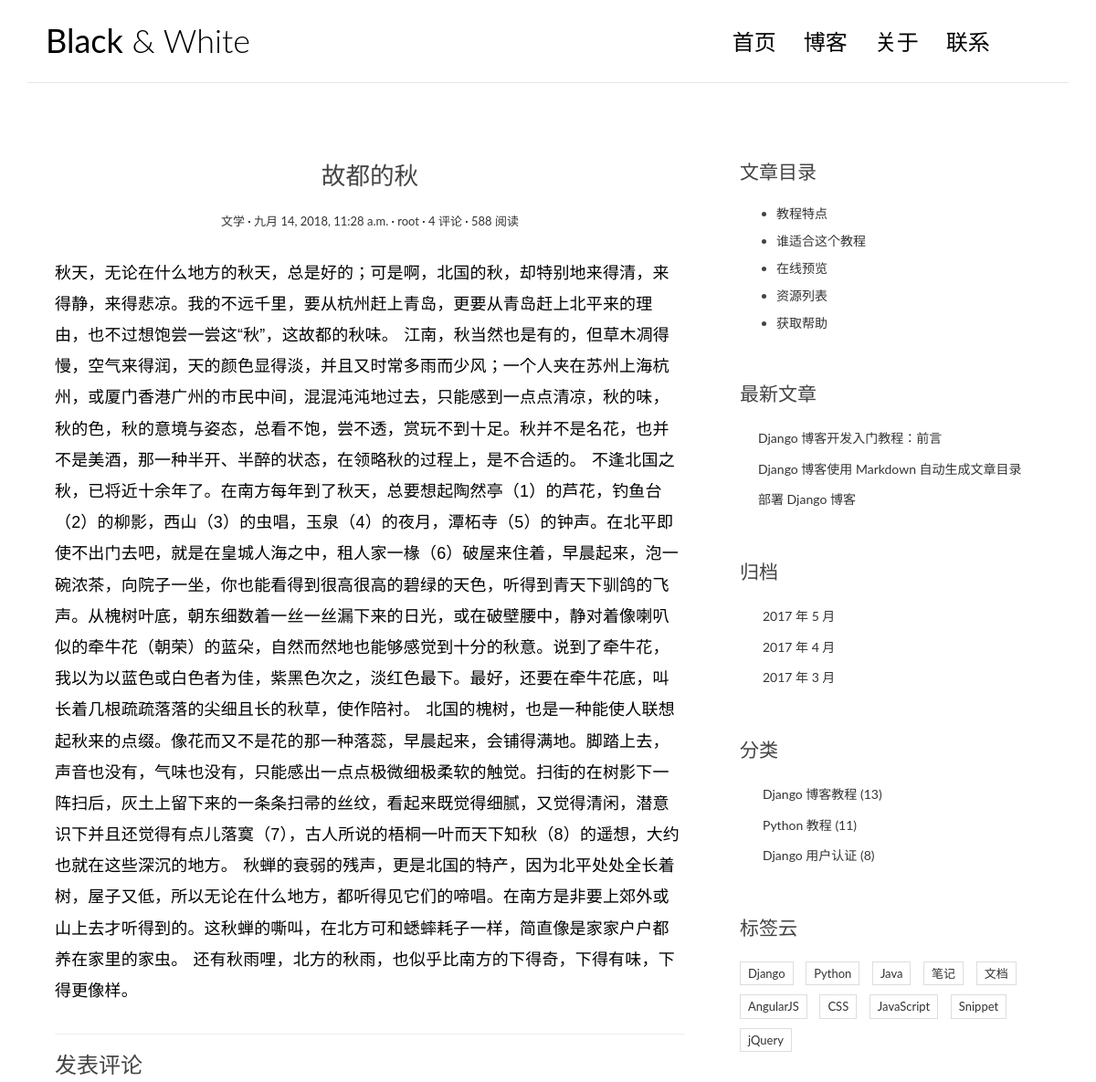
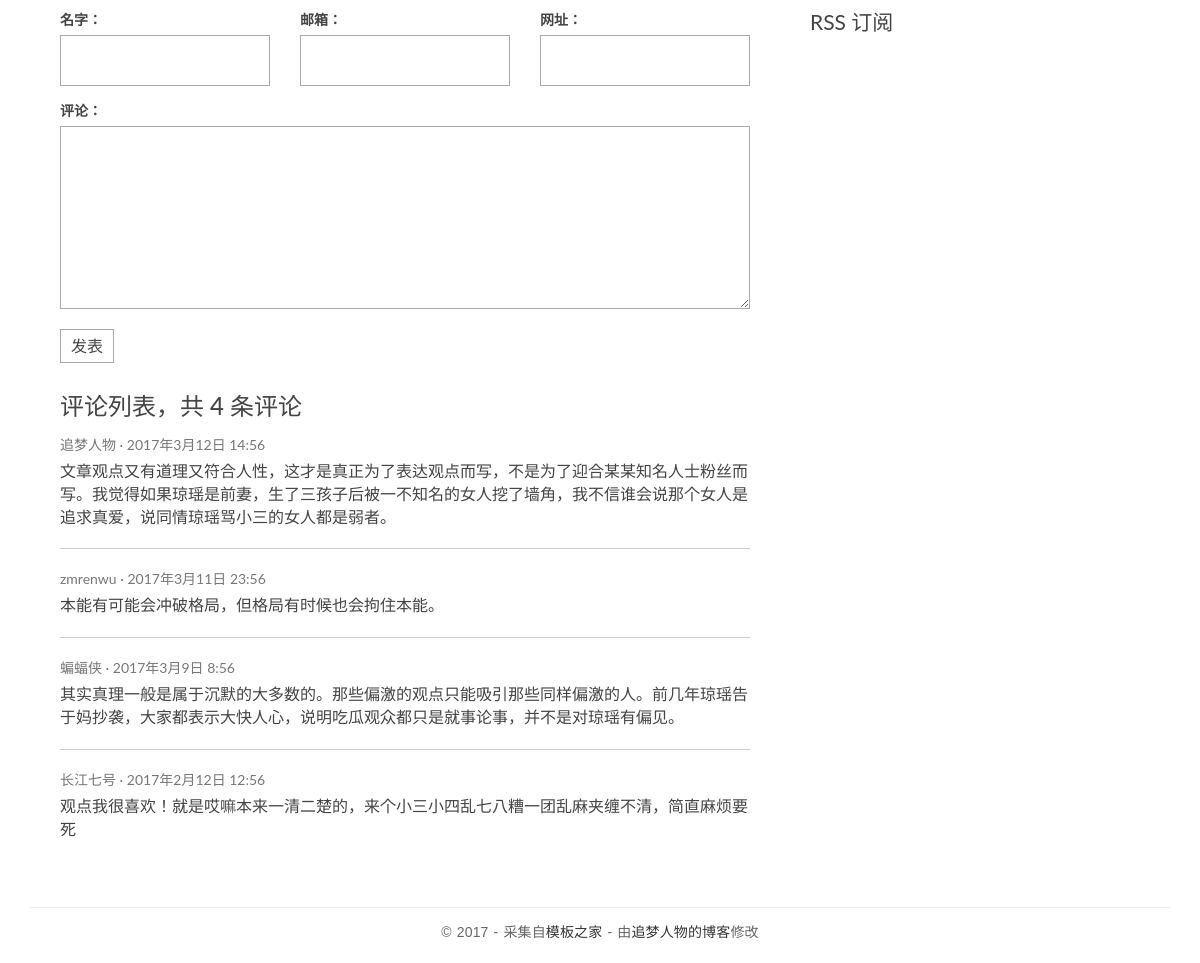
The app's page /post/2/ with its own data (2 pictures, top to bottom).
### blog/models.py (models this page shows, shortened)
@python_2_unicode_compatible
class Post(models.Model):
    title = models.CharField(max_length=70)
    body = models.TextField()
    created_time = models.DateTimeField()
    modified_time = models.DateTimeField()
    excerpt = models.CharField(max_length=200, blank=True)
    category = models.ForeignKey(Category, on_delete=models.CASCADE)
    tags = models.ManyToManyField(Tag, blank=True)
    author = models.ForeignKey(User, on_delete=models.CASCADE)

@python_2_unicode_compatible
class Category(models.Model):
    name = models.CharField(max_length=100)

### blog/views.py (the view)
# urls.py: url(r'^post/(?P<pk>[0-9]+)/$', views.detail, name='detail'),
def detail(request, pk):
    post = get_object_or_404(Post, pk=pk)
    post.body = markdown.markdown(post.body,
                                  extensions=[
                                      'markdown.extensions.extra',
                                      'markdown.extensions.codehilite',
                                      'markdown.extensions.toc',
                                  ])
    return render(request, 'blog/detail.html', context={'post': post})

### blog/templates/blog/detail.html
{% extends 'base.html' %}
{% block main %}
    <article class="post post-{{ post.pk }}">
        <header class="entry-header">
            <h1 class="entry-title">{{ post.title }}</h1>
            <div class="entry-meta">
                <span class="post-category"><a href="#">{{ post.category.name }}</a></span>
                <span class="post-date"><a href="#"><time class="entry-date"
                                                          datetime="{{ post.created_time }}">{{ post.created_time }}</time></a></span>
                <span class="post-author"><a href="#">{{ post.author }}</a></span>
                <span class="comments-link"><a href="#">4 评论</a></span>
                <span class="views-count"><a href="#">588 阅读</a></span>
            </div>
        </header>
        <div class="entry-content clearfix">
            {{ post.body|safe }}
        </div>
    </article>
    <section class="comment-area" id="comment-area">
        <hr>
        <h3>发表评论</h3>
        <form action="#" method="post" class="comment-form">
            <div class="row">
                <div class="col-md-4">
                    <label for="id_name">名字：</label>
                    <input type="text" id="id_name" name="name" required>
                </div>
                <div class="col-md-4">
                    <label for="id_email">邮箱：</label>
                    <input type="email" id="id_email" name="email" required>
                </div>
                <div class="col-md-4">
                    <label for="id_url">网址：</label>
                    <input type="text" id="id_url" name="url">
                </div>
                <div class="col-md-12">
                    <label for="id_comment">评论：</label>
                    <textarea name="comment" id="id_comment" required></textarea>
                    <button type="submit" class="comment-btn">发表</button>
                </div>
            </div>
        </form>
        <div class="comment-list-panel">
            <h3>评论列表，共 <span>4</span> 条评论</h3>
            <ul class="comment-list list-unstyled">
                <li class="comment-item">
                    <span class="nickname">追梦人物</span>
                    <time class="submit-date" datetime="2012-11-09T23:15:57+00:00">2017年3月12日 14:56</time>
                    <div class="text">
                        文章观点又有道理又符合人性，这才是真正为了表达观点而写，不是为了迎合某某知名人士粉丝而写。我觉得如果琼瑶是前妻，生了三孩子后被一不知名的女人挖了墙角，我不信谁会说那个女人是追求真爱，说同情琼瑶骂小三的女人都是弱者。
                    </div>
                </li>
                <li class="comment-item">
                    <span class="nickname">zmrenwu</span>
                    <time class="submit-date" datetime="2012-11-09T23:15:57+00:00">2017年3月11日 23:56</time>
                    <div class="text">
                        本能有可能会冲破格局，但格局有时候也会拘住本能。
                    </div>
                </li>
                <li class="comment-item">
                    <span class="nickname">蝙蝠侠</span>
                    <time class="submit-date" datetime="2012-11-09T23:15:57+00:00">2017年3月9日 8:56</time>
                    <div class="text">
                        其实真理一般是属于沉默的大多数的。那些偏激的观点只能吸引那些同样偏激的人。前几年琼瑶告于妈抄袭，大家都表示大快人心，说明吃瓜观众都只是就事论事，并不是对琼瑶有偏见。
                    </div>
                </li>
                <li class="comment-item">
                    <span class="nickname">长江七号</span>
                    <time class="submit-date" datetime="2012-11-09T23:15:57+00:00">2017年2月12日 12:56</time>
                    <div class="text">
                        观点我很喜欢！就是哎嘛本来一清二楚的，来个小三小四乱七八糟一团乱麻夹缠不清，简直麻烦要死
                    </div>
                </li>
            </ul>
        </div>
    </section>
{% endblock main %}
{% block toc %}
    <div class="widget widget-content">
        <h3 class="widget-title">文章目录</h3>
        <ul>
            <li>
                <a href="#">教程特点</a>
            </li>
            <li>
                <a href="#">谁适合这个教程</a>
            </li>
            <li>
                <a href="#">在线预览</a>
            </li>
            <li>
                <a href="#">资源列表</a>
            </li>
            <li>
                <a href="#">获取帮助</a>
            </li>
        </ul>
    </div>
{% endblock toc %}

### blog/static/blog/css/custom.css (style rules this page uses)
* { outline: none; }
h1, h2, h3, h4, h5, h6 { margin-top: 0; }
a { color: #333; }
body { color: #444; font-family: 'Lato', sans-serif; }
p { font-family: 'Ubuntu', sans-serif; font-weight: 400; word-spacing: 1px; letter-spacing: 0.01em; }
.post { background: #fff; padding: 30px 30px 0; }
.entry-title { text-align: center; font-size: 1.9em; margin-bottom: 20px; line-height: 1.6; padding: 10px 20px 0; }
.entry-meta { text-align: center; color: #DDDDDD; font-size: 13px; margin-bottom: 30px; }
.entry-content { font-size: 18px; line-height: 1.9; font-weight: 300; color: #000; }
.post-category::after, .post-date::after, .post-author::after, .comments-link::after { content: ' ·'; color: #000; }
.widget { background: #fff; padding: 30px 0 0; }
.widget-title { font-size: 1.5em; margin-bottom: 20px; line-height: 1.6; padding: 10px 0 0; font-weight: 400; }
.widget-content ul li { margin-bottom: 10px; }
.contact-form input, .comment-form input { border: 1px solid #aaa; margin-bottom: 15px; width: 100%; padding: 15px 15px; font-size: 16px; line-height: 100%; transition: 0.4s border-color linear; }
.contact-form textarea, .comment-form textarea { border: 1px solid #aaa; margin-bottom: 15px; width: 100%; padding: 15px 15px; font-size: 16px; line-height: 20px !important; min-height: 183px; transition: 0.4s border-color linear; }
.comment-area { padding: 0 30px 0; }
.comment-form { margin-top: 15px; }
.comment-form .comment-btn { background-color: #fff; border: 1px solid #aaa; font-size: 16px; padding: 5px 10px; }
.comment-list-panel { margin-top: 30px; }
.comment-list { margin-top: 15px; }
.comment-item:not(:last-child) { border-bottom: 1px #ccc solid; margin-bottom: 20px; padding-bottom: 20px; }
.comment-item .nickname, .comment-item .submit-date { color: #777; font-size: 14px; }
.comment-item .nickname:after { content: ' ·'; }
.comment-item .text { padding-top: 5px; font-size: 16px; }

### records on screen
Post: title "故都的秋", category.name "文学", created_time "九月 14, 2018, 11:28 a.m.", author "root", body "秋天，无论在什么地方的秋天，总是好的；可是啊，北国的秋，却特别地来得清，来得静，来得悲凉。我的不远千里，要从杭州赶上青岛，更要从青岛赶上北平来的理由，也不过想饱尝一尝这“秋”，这故都的秋味。 江南，秋当然也是有的，但草木凋得慢，空气来得润，天的颜色显得淡，并且又时常多雨而少风；一个人夹在苏州上海杭州，或厦门香港广州的市民中间，混混沌沌地过去，只能感到一点点清凉，秋的味，秋的色，秋的意境与姿态，总看不饱，尝不透，赏玩不到十足。秋并不是名花，也并不是美酒，那一种半开、半醉的状态，在领略秋的过程上，是不合适的。 不逢北国之秋，已将近十余年了。在南方每年到了秋天，总要想起陶然亭（1）的芦花，钓鱼台（2）的柳影，西山（3）的虫唱，玉泉（4）的夜月，潭柘寺（5）的钟声。在北平即使不出门去吧，就是在皇城人海之中，租人家一椽（6）破屋来住着，早晨起来，泡一碗浓茶，向院子一坐，你也能看得到很高很高的碧绿的天色，听得到青天下驯鸽的飞声。从槐树叶底，朝东细数着一丝一丝漏下来的日光，或在破壁腰中，静对着像喇叭似的牵牛花（朝荣）的蓝朵，自然而然地也能够感觉到十分的秋意。说到了牵牛花，我以为以蓝色或白色者为佳，紫黑色次之，淡红色最下。最好，还要在牵牛花底，叫长着几根疏疏落落的尖细且长的秋草，使作陪衬。…"
